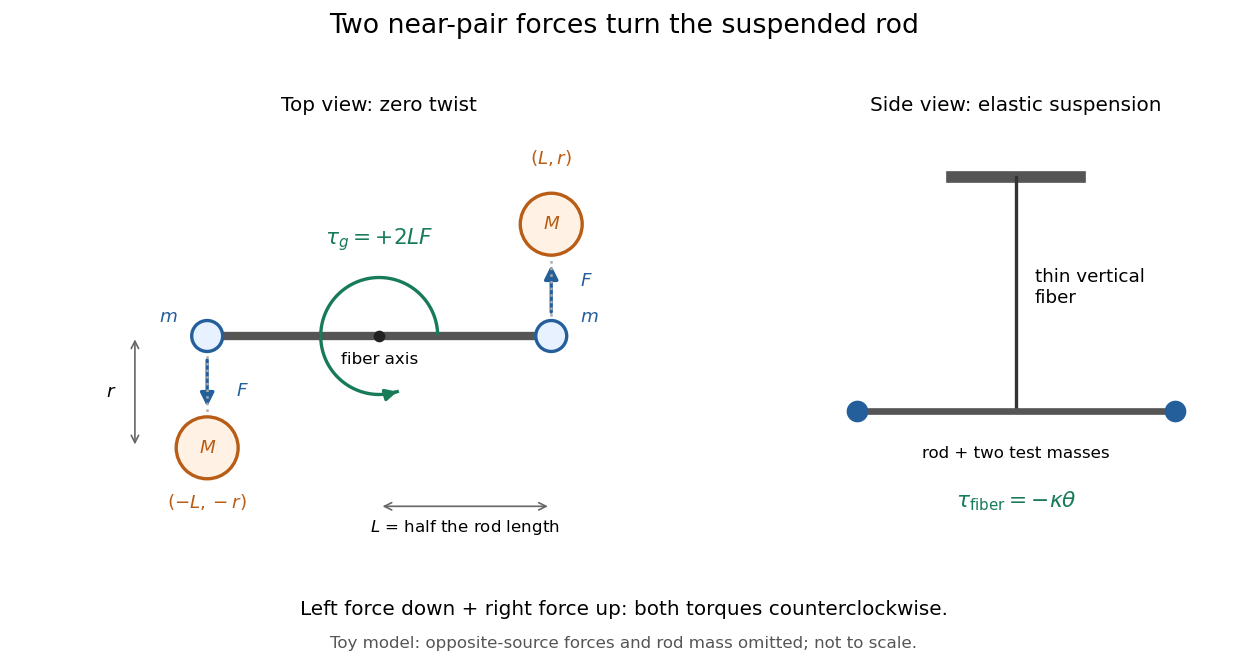

Reproduce this figure in Python.
"""Original toy geometry, not historical apparatus; output PNG basename to CWD.

Tested with Python 3.14.4, NumPy 2.3.5, Matplotlib 3.10.7.
"""

from pathlib import Path

import matplotlib
matplotlib.use("Agg")
import matplotlib.pyplot as plt
from matplotlib.patches import Circle, FancyArrowPatch
import numpy as np


def main():
    blue, orange, green = "#245f9b", "#b95d16", "#187b58"
    plt.rcParams.update({"font.size": 11, "figure.facecolor": "white"})
    fig, (top, side) = plt.subplots(1, 2, figsize=(10.4, 5.6), dpi=120,
                                   gridspec_kw={"width_ratios": [1.65, 1]})
    fig.suptitle("Two near-pair forces turn the suspended rod", fontsize=16)
    fig.subplots_adjust(left=.03, right=.98, bottom=.18, top=.82, wspace=.16)
    top.set(xlim=(-1.8, 1.8), ylim=(-1.25, 1.25), aspect="equal")
    top.axis("off")
    top.set_title("Top view: zero twist", fontsize=12)
    L, r = 1.0, .65  # Drawing coordinates only; sphere radii are illustrative.
    test = np.array([[-L, 0.0], [L, 0.0]])
    source = np.array([[-L, -r], [L, r]])
    directions = (source - test) / r
    torques = test[:, 0] * directions[:, 1] - test[:, 1] * directions[:, 0]
    assert np.all(torques > 0)
    reversed_torques = test[:, 0] * (-directions[:, 1])
    assert np.all(reversed_torques < 0)
    top.plot([-L, L], [0, 0], color="#555555", lw=5, zorder=1)
    for (x, y), (sx, sy), direction in zip(test, source, directions):
        top.plot([x, sx], [y, sy], color="#aaaaaa", ls=":", lw=1.5)
        top.add_patch(Circle((sx, sy), .18, facecolor="#fff1e4",
                             edgecolor=orange, lw=2, zorder=2))
        top.text(sx, sy, "$M$", ha="center", va="center", color=orange)
        top.add_patch(Circle((x, y), .09, facecolor="#e7f1ff",
                             edgecolor=blue, lw=2, zorder=3))
        top.text(x + (-.17 if x < 0 else .17), .08, "$m$",
                 color=blue, ha="right" if x < 0 else "left")
        start = (x, direction[1] * .12)
        end = (x, direction[1] * .43)
        top.add_patch(FancyArrowPatch(start, end, arrowstyle="-|>",
                                     mutation_scale=17, color=blue, lw=2))
        top.text(x + .17, direction[1] * .32, "$F$", color=blue,
                 ha="left", va="center")
    top.text(-L, -1.00, "$(-L,-r)$", ha="center", color=orange)
    top.text(L, 1.00, "$(L,r)$", ha="center", color=orange)
    top.annotate("", (-1.42, -r), (-1.42, 0),
                 arrowprops={"arrowstyle": "<->", "color": "#666666"})
    top.text(-1.56, -r / 2, "$r$", ha="center", va="center")
    top.annotate("", (0, -.99), (L, -.99),
                 arrowprops={"arrowstyle": "<->", "color": "#666666"})
    top.text(.5 * L, -1.14, "$L$ = half the rod length", ha="center", fontsize=10)
    top.plot(0, 0, "o", color="#222222", ms=6)
    top.text(0, -.16, "fiber axis", ha="center", fontsize=10)
    # Positive polar angle: counterclockwise, viewed along the vertical axis.
    angles = np.linspace(.05, 1.6 * np.pi, 100)
    radius = .34
    x, y = radius * np.cos(angles), radius * np.sin(angles)
    top.plot(x, y, color=green, lw=2)
    top.add_patch(FancyArrowPatch((x[-3], y[-3]), (x[-1], y[-1]),
                                 arrowstyle="-|>", mutation_scale=14,
                                 color=green, lw=2))
    top.text(0, .53, r"$\tau_g=+2LF$", ha="center", color=green, fontsize=13)
    side.set(xlim=(-1.3, 1.3), ylim=(-.45, 2.0))
    side.axis("off")
    side.set_title("Side view: elastic suspension", fontsize=12)
    side.plot([-.4, .4], [1.68, 1.68], color="#555555", lw=7)
    side.plot([0, 0], [.35, 1.68], color="#333333", lw=2)
    side.text(.12, 1.05, "thin vertical\nfiber", va="center")
    side.plot([-1, 1], [.35, .35], color="#555555", lw=4)
    side.plot([-1, 1], [.35, .35], "o", ms=12, color=blue)
    side.text(0, .08, "rod + two test masses", ha="center", fontsize=10)
    side.text(0, -.20, r"$\tau_{\rm fiber}=-\kappa\theta$", ha="center",
              fontsize=13, color=green)
    fig.text(.5, .085, "Left force down + right force up: both torques counterclockwise.",
             ha="center", fontsize=12)
    fig.text(.5, .035, "Toy model: opposite-source forces and rod mass omitted; not to scale.",
             ha="center", fontsize=10, color="#555555")
    fig.savefig(Path.cwd() / (Path(__file__).stem + ".png"),
                facecolor="white", transparent=False)
    plt.close(fig)


if __name__ == "__main__":
    main()
